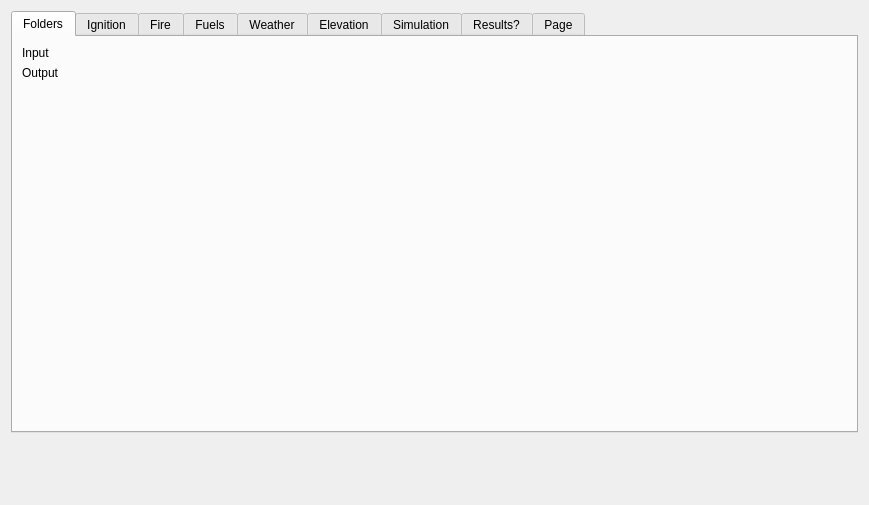
<?xml version="1.0" encoding="UTF-8"?>
<ui version="4.0">
 <class>FireClassDialogBase</class>
 <widget class="QDialog" name="FireClassDialogBase">
  <property name="geometry">
   <rect>
    <x>0</x>
    <y>0</y>
    <width>869</width>
    <height>505</height>
   </rect>
  </property>
  <property name="sizePolicy">
   <sizepolicy hsizetype="MinimumExpanding" vsizetype="MinimumExpanding">
    <horstretch>0</horstretch>
    <verstretch>0</verstretch>
   </sizepolicy>
  </property>
  <property name="windowTitle">
   <string>FireName</string>
  </property>
  <property name="layoutDirection">
   <enum>Qt::LeftToRight</enum>
  </property>
  <layout class="QFormLayout" name="formLayout">
   <property name="rowWrapPolicy">
    <enum>QFormLayout::WrapAllRows</enum>
   </property>
   <item row="0" column="0" colspan="2">
    <widget class="QTabWidget" name="tabWidget">
     <property name="tabPosition">
      <enum>QTabWidget::North</enum>
     </property>
     <property name="currentIndex">
      <number>0</number>
     </property>
     <widget class="QWidget" name="tab">
      <attribute name="title">
       <string>Folders</string>
      </attribute>
      <layout class="QFormLayout" name="formLayout_2">
       <item row="0" column="0">
        <widget class="QLabel" name="label">
         <property name="text">
          <string>Input</string>
         </property>
        </widget>
       </item>
       <item row="0" column="1">
        <widget class="QgsFileWidget" name="mQgsFileWidget_InFolder">
         <property name="toolTip">
          <string>&lt;html&gt;&lt;head/&gt;&lt;body&gt;&lt;p&gt;Select the folder with instance files (elevation.asc, ...&lt;/p&gt;&lt;/body&gt;&lt;/html&gt;</string>
         </property>
         <property name="dialogTitle">
          <string/>
         </property>
         <property name="storageMode">
          <enum>QgsFileWidget::GetDirectory</enum>
         </property>
        </widget>
       </item>
       <item row="2" column="0">
        <widget class="QLabel" name="label_2">
         <property name="text">
          <string>Output</string>
         </property>
        </widget>
       </item>
       <item row="2" column="1">
        <widget class="QgsFileWidget" name="mQgsFileWidget_OutFolder">
         <property name="toolTip">
          <string>&lt;html&gt;&lt;head/&gt;&lt;body&gt;&lt;p&gt;Select the folder for simulation output files (plots, messages, ...&lt;/p&gt;&lt;/body&gt;&lt;/html&gt;</string>
         </property>
         <property name="storageMode">
          <enum>QgsFileWidget::GetDirectory</enum>
         </property>
        </widget>
       </item>
      </layout>
     </widget>
     <widget class="QWidget" name="tab_2">
      <attribute name="title">
       <string>Ignition</string>
      </attribute>
      <layout class="QFormLayout" name="formLayout_3">
       <item row="1" column="0">
        <widget class="QRadioButton" name="radioButton_IgRandom">
         <property name="text">
          <string>Random</string>
         </property>
         <property name="checked">
          <bool>true</bool>
         </property>
        </widget>
       </item>
       <item row="3" column="0">
        <widget class="QRadioButton" name="radioButton_IgPointFile">
         <property name="text">
          <string>Point from Ignitions.csv</string>
         </property>
        </widget>
       </item>
       <item row="3" column="1">
        <widget class="QgsFileWidget" name="mQgsFileWidget_Ignitions">
         <property name="enabled">
          <bool>false</bool>
         </property>
        </widget>
       </item>
       <item row="5" column="0">
        <widget class="QRadioButton" name="radioButton_IgPointLayer">
         <property name="enabled">
          <bool>true</bool>
         </property>
         <property name="text">
          <string>Point from layer</string>
         </property>
        </widget>
       </item>
       <item row="5" column="1">
        <widget class="QgsMapLayerComboBox" name="mMapLayerComboBox_IgPoint">
         <property name="enabled">
          <bool>false</bool>
         </property>
         <property name="placeholderText">
          <string>Select a layer with only one point!</string>
         </property>
         <property name="allowEmptyLayer">
          <bool>true</bool>
         </property>
        </widget>
       </item>
       <item row="6" column="0">
        <widget class="QLabel" name="label_3">
         <property name="text">
          <string>Adjacents degree radius</string>
         </property>
         <property name="alignment">
          <set>Qt::AlignRight|Qt::AlignTrailing|Qt::AlignVCenter</set>
         </property>
        </widget>
       </item>
       <item row="6" column="1">
        <widget class="QgsSpinBox" name="mQgsSpinBox_IgRadius">
         <property name="enabled">
          <bool>false</bool>
         </property>
        </widget>
       </item>
       <item row="9" column="0">
        <widget class="QRadioButton" name="radioButton_IgProbMap">
         <property name="enabled">
          <bool>true</bool>
         </property>
         <property name="text">
          <string>Ignition probability map</string>
         </property>
        </widget>
       </item>
       <item row="9" column="1">
        <widget class="QgsMapLayerComboBox" name="mMapLayerComboBox_IgProbMap">
         <property name="enabled">
          <bool>false</bool>
         </property>
        </widget>
       </item>
       <item row="2" column="0">
        <spacer name="horizontalSpacer">
         <property name="orientation">
          <enum>Qt::Horizontal</enum>
         </property>
         <property name="sizeHint" stdset="0">
          <size>
           <width>40</width>
           <height>20</height>
          </size>
         </property>
        </spacer>
       </item>
       <item row="8" column="0">
        <spacer name="horizontalSpacer_2">
         <property name="orientation">
          <enum>Qt::Horizontal</enum>
         </property>
         <property name="sizeHint" stdset="0">
          <size>
           <width>40</width>
           <height>20</height>
          </size>
         </property>
        </spacer>
       </item>
      </layout>
     </widget>
     <widget class="QWidget" name="tab_7">
      <attribute name="title">
       <string>Fire</string>
      </attribute>
     </widget>
     <widget class="QWidget" name="tab_6">
      <attribute name="title">
       <string>Fuels</string>
      </attribute>
     </widget>
     <widget class="QWidget" name="tab_3">
      <attribute name="title">
       <string>Weather</string>
      </attribute>
      <layout class="QGridLayout" name="gridLayout">
       <item row="7" column="0">
        <widget class="QRadioButton" name="radioButton_RandW">
         <property name="text">
          <string>Random</string>
         </property>
        </widget>
       </item>
       <item row="5" column="0">
        <widget class="QLabel" name="label_8">
         <property name="text">
          <string>Variable Wind</string>
         </property>
        </widget>
       </item>
       <item row="9" column="3">
        <widget class="QgsSpinBox" name="mQgsSpinBox_weather_period_len">
         <property name="value">
          <number>60</number>
         </property>
        </widget>
       </item>
       <item row="7" column="2">
        <widget class="QLabel" name="label_7">
         <property name="text">
          <string>Drawing from the first n files:</string>
         </property>
        </widget>
       </item>
       <item row="2" column="3">
        <widget class="QDial" name="dial_ConstWD">
         <property name="enabled">
          <bool>false</bool>
         </property>
         <property name="cursor">
          <cursorShape>ArrowCursor</cursorShape>
         </property>
         <property name="maximum">
          <number>359</number>
         </property>
         <property name="orientation">
          <enum>Qt::Vertical</enum>
         </property>
         <property name="notchTarget">
          <double>60.000000000000000</double>
         </property>
         <property name="notchesVisible">
          <bool>true</bool>
         </property>
        </widget>
       </item>
       <item row="3" column="0">
        <widget class="QLabel" name="label_5">
         <property name="text">
          <string>Wind Speed (km/h)
 (0-666)</string>
         </property>
        </widget>
       </item>
       <item row="4" column="2">
        <spacer name="horizontalSpacer_3">
         <property name="orientation">
          <enum>Qt::Horizontal</enum>
         </property>
         <property name="sizeHint" stdset="0">
          <size>
           <width>40</width>
           <height>20</height>
          </size>
         </property>
        </spacer>
       </item>
       <item row="7" column="3">
        <widget class="QgsSpinBox" name="mQgsSpinBox_nweathers">
         <property name="enabled">
          <bool>false</bool>
         </property>
         <property name="value">
          <number>2</number>
         </property>
        </widget>
       </item>
       <item row="2" column="2">
        <widget class="QSpinBox" name="spinBox_ConstWD">
         <property name="enabled">
          <bool>false</bool>
         </property>
         <property name="maximum">
          <number>359</number>
         </property>
        </widget>
       </item>
       <item row="1" column="0">
        <widget class="QRadioButton" name="radioButton_ConstW">
         <property name="text">
          <string>Constant Wind</string>
         </property>
        </widget>
       </item>
       <item row="6" column="2">
        <widget class="QLabel" name="label_9">
         <property name="text">
          <string>Weather 1,2,...,N .csv</string>
         </property>
        </widget>
       </item>
       <item row="10" column="2">
        <widget class="QgsFilterLineEdit" name="mLineEdit_OpenWeatherApiKey">
         <property name="qgisRelation" stdset="0">
          <string notr="true"/>
         </property>
        </widget>
       </item>
       <item row="8" column="2">
        <spacer name="horizontalSpacer_6">
         <property name="orientation">
          <enum>Qt::Horizontal</enum>
         </property>
         <property name="sizeHint" stdset="0">
          <size>
           <width>40</width>
           <height>20</height>
          </size>
         </property>
        </spacer>
       </item>
       <item row="2" column="0">
        <widget class="QLabel" name="label_4">
         <property name="text">
          <string>Wind direction
(0-359)</string>
         </property>
        </widget>
       </item>
       <item row="11" column="2">
        <widget class="QPushButton" name="pushButton_getOpenWeatherForecast">
         <property name="text">
          <string>Get a weather forecast 
from current map center</string>
         </property>
        </widget>
       </item>
       <item row="6" column="0">
        <widget class="QRadioButton" name="radioButton_weather_rows">
         <property name="text">
          <string>In numeric file order</string>
         </property>
         <property name="checked">
          <bool>true</bool>
         </property>
        </widget>
       </item>
       <item row="3" column="3">
        <widget class="QSlider" name="horizontalSlider_ConstWS">
         <property name="enabled">
          <bool>false</bool>
         </property>
         <property name="orientation">
          <enum>Qt::Horizontal</enum>
         </property>
        </widget>
       </item>
       <item row="9" column="2">
        <widget class="QLabel" name="label_6">
         <property name="text">
          <string>Weather-Period-Length (min)</string>
         </property>
        </widget>
       </item>
       <item row="10" column="0">
        <widget class="QLabel" name="label_10">
         <property name="text">
          <string>openweather.org api key</string>
         </property>
        </widget>
       </item>
       <item row="3" column="2">
        <widget class="QSpinBox" name="spinBox_ConstWS">
         <property name="enabled">
          <bool>false</bool>
         </property>
         <property name="maximum">
          <number>69</number>
         </property>
        </widget>
       </item>
      </layout>
     </widget>
     <widget class="QWidget" name="tab_5">
      <attribute name="title">
       <string>Elevation</string>
      </attribute>
      <layout class="QFormLayout" name="formLayout_4">
       <item row="0" column="0">
        <widget class="QRadioButton" name="radioButton_elevationLayer">
         <property name="text">
          <string>Layer</string>
         </property>
        </widget>
       </item>
       <item row="0" column="1">
        <widget class="QgsMapLayerComboBox" name="mMapLayerComboBox_elevation">
         <property name="enabled">
          <bool>false</bool>
         </property>
         <property name="placeholderText">
          <string>100x100m dat elevation model</string>
         </property>
         <property name="allowEmptyLayer">
          <bool>true</bool>
         </property>
         <property name="showCrs">
          <bool>true</bool>
         </property>
        </widget>
       </item>
       <item row="1" column="0">
        <widget class="QRadioButton" name="radioButton_elevationFile">
         <property name="text">
          <string>File .asc</string>
         </property>
         <property name="checked">
          <bool>false</bool>
         </property>
        </widget>
       </item>
       <item row="1" column="1">
        <widget class="QgsFileWidget" name="mQgsFileWidget_elevation">
         <property name="enabled">
          <bool>false</bool>
         </property>
        </widget>
       </item>
       <item row="2" column="0">
        <widget class="QRadioButton" name="radioButton_elevationFlat">
         <property name="text">
          <string>Flat earth!</string>
         </property>
         <property name="checked">
          <bool>true</bool>
         </property>
        </widget>
       </item>
       <item row="3" column="0">
        <spacer name="horizontalSpacer_5">
         <property name="orientation">
          <enum>Qt::Horizontal</enum>
         </property>
         <property name="sizeHint" stdset="0">
          <size>
           <width>40</width>
           <height>20</height>
          </size>
         </property>
        </spacer>
       </item>
       <item row="4" column="0" colspan="2">
        <widget class="QPushButton" name="pushButton_getElevation">
         <property name="text">
          <string>Get an elevation layer from current map extent</string>
         </property>
        </widget>
       </item>
      </layout>
     </widget>
     <widget class="QWidget" name="tab_9">
      <attribute name="title">
       <string>Simulation</string>
      </attribute>
      <layout class="QFormLayout" name="formLayout_5">
       <item row="0" column="0">
        <widget class="QLabel" name="label_11">
         <property name="text">
          <string>--nsims</string>
         </property>
        </widget>
       </item>
       <item row="0" column="1">
        <widget class="QgsSpinBox" name="mQgsSpinBox_nsims">
         <property name="minimum">
          <number>1</number>
         </property>
        </widget>
       </item>
       <item row="1" column="0">
        <widget class="QLabel" name="label_12">
         <property name="text">
          <string>--seed</string>
         </property>
        </widget>
       </item>
       <item row="1" column="1">
        <widget class="QgsSpinBox" name="mQgsSpinBox_seed">
         <property name="maximum">
          <number>1000</number>
         </property>
         <property name="value">
          <number>123</number>
         </property>
        </widget>
       </item>
       <item row="2" column="0">
        <widget class="QLabel" name="label_13">
         <property name="text">
          <string>--nthreads</string>
         </property>
        </widget>
       </item>
       <item row="2" column="1">
        <widget class="QgsSpinBox" name="mQgsSpinBox_nthreads">
         <property name="minimum">
          <number>1</number>
         </property>
        </widget>
       </item>
       <item row="3" column="1">
        <widget class="QgsSpinBox" name="mQgsSpinBox_max_fire_periods">
         <property name="minimum">
          <number>1</number>
         </property>
         <property name="maximum">
          <number>1000</number>
         </property>
         <property name="value">
          <number>1000</number>
         </property>
        </widget>
       </item>
       <item row="3" column="0">
        <widget class="QLabel" name="label_14">
         <property name="text">
          <string>--max-fire-periods</string>
         </property>
        </widget>
       </item>
       <item row="4" column="0">
        <widget class="QLabel" name="label_15">
         <property name="text">
          <string>--Fire-Period-Length</string>
         </property>
        </widget>
       </item>
       <item row="4" column="1">
        <widget class="QgsSpinBox" name="mQgsSpinBox_Fire_Period_Length">
         <property name="enabled">
          <bool>false</bool>
         </property>
         <property name="minimum">
          <number>1</number>
         </property>
         <property name="maximum">
          <number>3600</number>
         </property>
         <property name="value">
          <number>60</number>
         </property>
        </widget>
       </item>
      </layout>
     </widget>
     <widget class="QWidget" name="tab_8">
      <attribute name="title">
       <string>Results?</string>
      </attribute>
     </widget>
     <widget class="QWidget" name="tab_4">
      <attribute name="title">
       <string>Page</string>
      </attribute>
      <layout class="QGridLayout" name="gridLayout_2">
       <item row="1" column="0">
        <widget class="QPushButton" name="pushButton_Abort">
         <property name="text">
          <string>Abort</string>
         </property>
        </widget>
       </item>
       <item row="1" column="1">
        <widget class="QPushButton" name="pushButton_Run">
         <property name="text">
          <string>Run</string>
         </property>
        </widget>
       </item>
       <item row="0" column="0" colspan="2">
        <widget class="QTextBrowser" name="textBrowser"/>
       </item>
      </layout>
     </widget>
    </widget>
   </item>
  </layout>
 </widget>
 <customwidgets>
  <customwidget>
   <class>QgsFileWidget</class>
   <extends>QWidget</extends>
   <header>qgsfilewidget.h</header>
  </customwidget>
  <customwidget>
   <class>QgsFilterLineEdit</class>
   <extends>QLineEdit</extends>
   <header>qgsfilterlineedit.h</header>
  </customwidget>
  <customwidget>
   <class>QgsMapLayerComboBox</class>
   <extends>QComboBox</extends>
   <header>qgsmaplayercombobox.h</header>
  </customwidget>
  <customwidget>
   <class>QgsSpinBox</class>
   <extends>QSpinBox</extends>
   <header>qgsspinbox.h</header>
  </customwidget>
 </customwidgets>
 <resources/>
 <connections>
  <connection>
   <sender>dial_ConstWD</sender>
   <signal>sliderMoved(int)</signal>
   <receiver>spinBox_ConstWD</receiver>
   <slot>setValue(int)</slot>
   <hints>
    <hint type="sourcelabel">
     <x>493</x>
     <y>217</y>
    </hint>
    <hint type="destinationlabel">
     <x>300</x>
     <y>217</y>
    </hint>
   </hints>
  </connection>
  <connection>
   <sender>spinBox_ConstWD</sender>
   <signal>valueChanged(int)</signal>
   <receiver>dial_ConstWD</receiver>
   <slot>setValue(int)</slot>
   <hints>
    <hint type="sourcelabel">
     <x>300</x>
     <y>217</y>
    </hint>
    <hint type="destinationlabel">
     <x>493</x>
     <y>217</y>
    </hint>
   </hints>
  </connection>
  <connection>
   <sender>spinBox_ConstWS</sender>
   <signal>valueChanged(int)</signal>
   <receiver>horizontalSlider_ConstWS</receiver>
   <slot>setValue(int)</slot>
   <hints>
    <hint type="sourcelabel">
     <x>300</x>
     <y>291</y>
    </hint>
    <hint type="destinationlabel">
     <x>493</x>
     <y>292</y>
    </hint>
   </hints>
  </connection>
  <connection>
   <sender>horizontalSlider_ConstWS</sender>
   <signal>valueChanged(int)</signal>
   <receiver>spinBox_ConstWS</receiver>
   <slot>setValue(int)</slot>
   <hints>
    <hint type="sourcelabel">
     <x>493</x>
     <y>292</y>
    </hint>
    <hint type="destinationlabel">
     <x>300</x>
     <y>291</y>
    </hint>
   </hints>
  </connection>
  <connection>
   <sender>radioButton_RandW</sender>
   <signal>toggled(bool)</signal>
   <receiver>mQgsSpinBox_nweathers</receiver>
   <slot>setEnabled(bool)</slot>
   <hints>
    <hint type="sourcelabel">
     <x>106</x>
     <y>415</y>
    </hint>
    <hint type="destinationlabel">
     <x>493</x>
     <y>415</y>
    </hint>
   </hints>
  </connection>
  <connection>
   <sender>radioButton_ConstW</sender>
   <signal>toggled(bool)</signal>
   <receiver>dial_ConstWD</receiver>
   <slot>setEnabled(bool)</slot>
   <hints>
    <hint type="sourcelabel">
     <x>106</x>
     <y>131</y>
    </hint>
    <hint type="destinationlabel">
     <x>493</x>
     <y>199</y>
    </hint>
   </hints>
  </connection>
  <connection>
   <sender>radioButton_ConstW</sender>
   <signal>toggled(bool)</signal>
   <receiver>horizontalSlider_ConstWS</receiver>
   <slot>setEnabled(bool)</slot>
   <hints>
    <hint type="sourcelabel">
     <x>106</x>
     <y>131</y>
    </hint>
    <hint type="destinationlabel">
     <x>493</x>
     <y>274</y>
    </hint>
   </hints>
  </connection>
  <connection>
   <sender>radioButton_ConstW</sender>
   <signal>toggled(bool)</signal>
   <receiver>spinBox_ConstWD</receiver>
   <slot>setEnabled(bool)</slot>
   <hints>
    <hint type="sourcelabel">
     <x>106</x>
     <y>131</y>
    </hint>
    <hint type="destinationlabel">
     <x>300</x>
     <y>199</y>
    </hint>
   </hints>
  </connection>
  <connection>
   <sender>radioButton_ConstW</sender>
   <signal>toggled(bool)</signal>
   <receiver>spinBox_ConstWS</receiver>
   <slot>setEnabled(bool)</slot>
   <hints>
    <hint type="sourcelabel">
     <x>106</x>
     <y>131</y>
    </hint>
    <hint type="destinationlabel">
     <x>300</x>
     <y>273</y>
    </hint>
   </hints>
  </connection>
  <connection>
   <sender>radioButton_IgPointLayer</sender>
   <signal>toggled(bool)</signal>
   <receiver>mMapLayerComboBox_IgPoint</receiver>
   <slot>setEnabled(bool)</slot>
   <hints>
    <hint type="sourcelabel">
     <x>50</x>
     <y>220</y>
    </hint>
    <hint type="destinationlabel">
     <x>395</x>
     <y>221</y>
    </hint>
   </hints>
  </connection>
  <connection>
   <sender>radioButton_IgPointLayer</sender>
   <signal>toggled(bool)</signal>
   <receiver>mQgsSpinBox_IgRadius</receiver>
   <slot>setEnabled(bool)</slot>
   <hints>
    <hint type="sourcelabel">
     <x>50</x>
     <y>220</y>
    </hint>
    <hint type="destinationlabel">
     <x>395</x>
     <y>254</y>
    </hint>
   </hints>
  </connection>
  <connection>
   <sender>radioButton_IgProbMap</sender>
   <signal>toggled(bool)</signal>
   <receiver>mMapLayerComboBox_IgProbMap</receiver>
   <slot>setEnabled(bool)</slot>
   <hints>
    <hint type="sourcelabel">
     <x>112</x>
     <y>415</y>
    </hint>
    <hint type="destinationlabel">
     <x>395</x>
     <y>416</y>
    </hint>
   </hints>
  </connection>
  <connection>
   <sender>radioButton_elevationLayer</sender>
   <signal>toggled(bool)</signal>
   <receiver>mMapLayerComboBox_elevation</receiver>
   <slot>setEnabled(bool)</slot>
   <hints>
    <hint type="sourcelabel">
     <x>53</x>
     <y>119</y>
    </hint>
    <hint type="destinationlabel">
     <x>353</x>
     <y>120</y>
    </hint>
   </hints>
  </connection>
  <connection>
   <sender>radioButton_elevationFile</sender>
   <signal>toggled(bool)</signal>
   <receiver>mQgsFileWidget_elevation</receiver>
   <slot>setEnabled(bool)</slot>
   <hints>
    <hint type="sourcelabel">
     <x>61</x>
     <y>207</y>
    </hint>
    <hint type="destinationlabel">
     <x>353</x>
     <y>208</y>
    </hint>
   </hints>
  </connection>
  <connection>
   <sender>radioButton_IgPointFile</sender>
   <signal>toggled(bool)</signal>
   <receiver>mQgsSpinBox_IgRadius</receiver>
   <slot>setEnabled(bool)</slot>
   <hints>
    <hint type="sourcelabel">
     <x>112</x>
     <y>203</y>
    </hint>
    <hint type="destinationlabel">
     <x>529</x>
     <y>326</y>
    </hint>
   </hints>
  </connection>
  <connection>
   <sender>radioButton_IgPointFile</sender>
   <signal>toggled(bool)</signal>
   <receiver>mQgsFileWidget_Ignitions</receiver>
   <slot>setEnabled(bool)</slot>
   <hints>
    <hint type="sourcelabel">
     <x>112</x>
     <y>203</y>
    </hint>
    <hint type="destinationlabel">
     <x>529</x>
     <y>204</y>
    </hint>
   </hints>
  </connection>
 </connections>
</ui>
